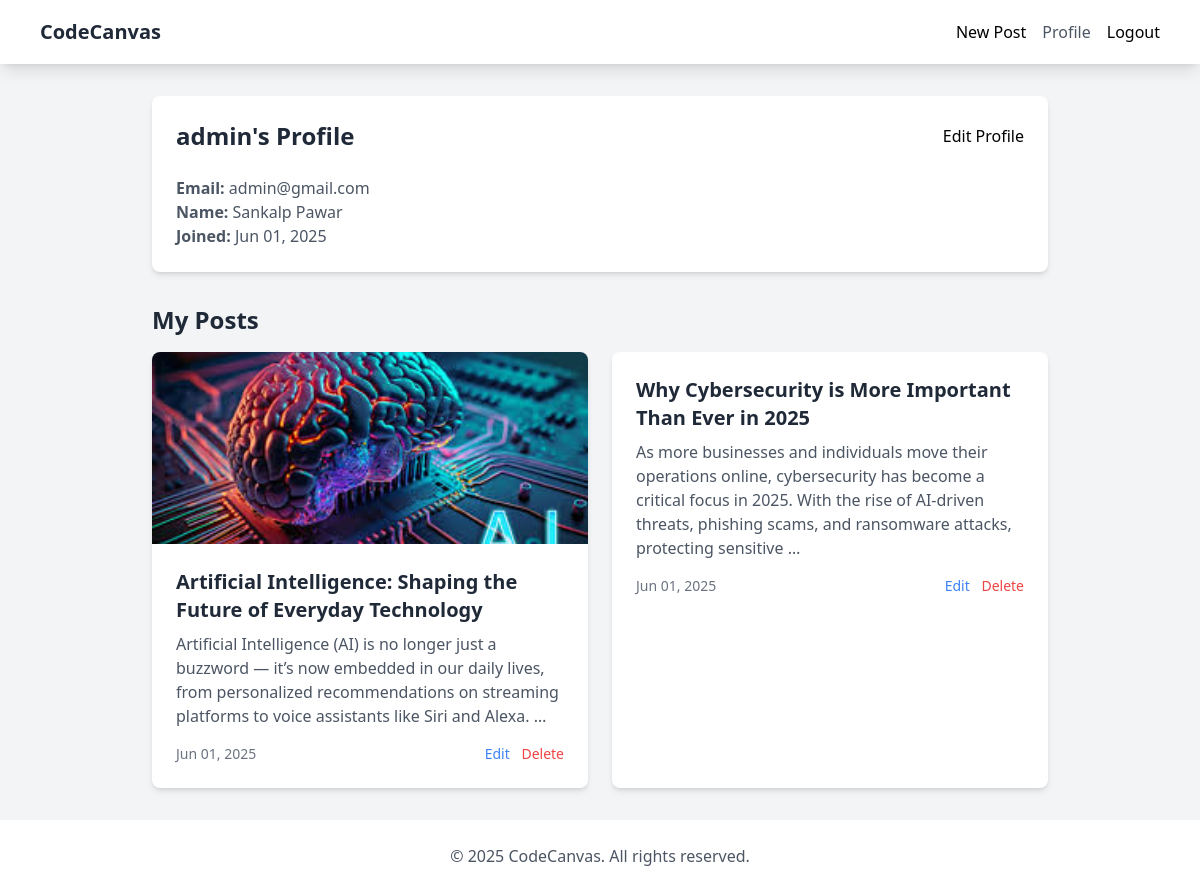
/accounts/profile/ (signed in), run on the app's committed database.
### blog/models.py (models this page shows, shortened)
class Post(models.Model):
    title = models.CharField(max_length=200)
    slug = models.SlugField(unique=True, blank=True)
    author = models.ForeignKey(User, on_delete=models.CASCADE)
    content = models.TextField()
    image = models.ImageField(upload_to='blog_images/', blank=True, null=True)
    created_at = models.DateTimeField(auto_now_add=True)
    updated_at = models.DateTimeField(auto_now=True)
    class Meta:
        ordering = ['-created_at']

### accounts/views.py (the view)
# urls.py: path('profile/', views.profile, name='profile'),
@login_required
def profile(request):
    posts = request.user.post_set.all()
    return render(request, 'accounts/profile.html', {'posts': posts})

### templates/accounts/profile.html (shortened to what this page needs)
{% extends 'base.html' %}
{% block content %}
<div class="max-w-4xl mx-auto">
    <div class="bg-white rounded-lg shadow-md p-6 mb-8">
        <div class="flex justify-between items-center mb-6">
            <h1 class="text-2xl font-bold text-gray-800">{{ user.username }}'s Profile</h1>
            <a href="{% url 'edit_profile' %}" class="btn btn-primary">Edit Profile</a>
        </div>
        <div class="grid grid-cols-2 gap-4">
            <div>
                <p class="text-gray-600"><strong>Email:</strong> {{ user.email }}</p>
                <p class="text-gray-600"><strong>Name:</strong> {{ user.get_full_name|default:"Not provided" }}</p>
                <p class="text-gray-600"><strong>Joined:</strong> {{ user.date_joined|date:"M d, Y" }}</p>
            </div>
        </div>
    </div>
    <h2 class="text-2xl font-bold text-gray-800 mb-4">My Posts</h2>
    <div class="grid grid-cols-1 md:grid-cols-2 gap-6">
        {% for post in posts %}
            <article class="bg-white rounded-lg shadow-md overflow-hidden">
                {% if post.image %}
                    <img src="{{ post.image.url }}" alt="{{ post.title }}" class="w-full h-48 object-cover">
                {% endif %}
                <div class="p-6">
                    <h3 class="text-xl font-bold mb-2">
                        <a href="{% url 'post_detail' post.slug %}" class="text-gray-800 hover:text-blue-500">
                            {{ post.title }}
                        </a>
                    </h3>
                    <p class="text-gray-600 mb-4">{{ post.content|truncatewords:30 }}</p>
                    <div class="flex justify-between items-center text-sm text-gray-500">
                        <span>{{ post.created_at|date:"M d, Y" }}</span>
                        <div class="space-x-2">
                            <a href="{% url 'post_update' post.slug %}" class="text-blue-500 hover:text-blue-600">Edit</a>
                            <a href="{% url 'post_delete' post.slug %}" class="text-red-500 hover:text-red-600">Delete</a>
                        </div>
                    </div>
                </div>
            </article>
        {% empty %}
            <p class="col-span-full text-center text-gray-600">You haven't created any posts yet.</p>
        {% endfor %}
    </div>
</div>
{% endblock %}

### templates/base.html (style rules this page uses)
.btn { @apply px-10 py-2 rounded-lg font-medium transition-colors duration-200; }
.btn-primary { @apply bg-blue-500 text-white hover:bg-blue-600; }

### data on the page
Post: image (picture), title "Artificial Intelligence: Shaping the Future of Everyday Technology", content "Artificial Intelligence (AI) is no longer just a buzzword — it’s now embedded in our daily lives, from personalized recommendations on streaming platforms to voice assistants like Siri and Alexa. …", created_at "Jun 01, 2025"
Post: title "Why Cybersecurity is More Important Than Ever in 2025", content "As more businesses and individuals move their operations online, cybersecurity has become a critical focus in 2025. With the rise of AI-driven threats, phishing scams, and ransomware attacks, protecting sensitive …", created_at "Jun 01, 2025"

### other printed values
{{ user.username }} "admin"
{{ user.email }} "admin@gmail.com"
{{ user.get_full_name|default:"Not provided" }} "Sankalp Pawar"
{{ user.date_joined|date:"M d, Y" }} "Jun 01, 2025"
